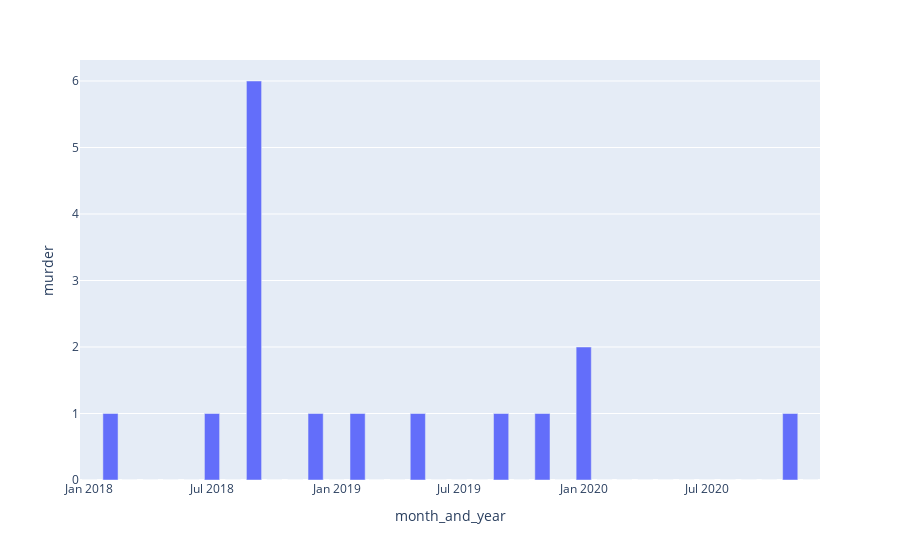

Source (notebook cell):
### Code cell
fig = px.bar(df_murder_mirra, x='month_and_year', y='murder')
fig.show()

### Figure 1 — Plotly figure (JSON) as saved in the notebook; plotly's stock layout.template omitted (floating-point values rounded to 4 significant figures)
{"data": [{"alignmentgroup": "True", "hovertemplate": "month_and_year=%{x}<br>murder=%{y}<extra></extra>", "legendgroup": "", "marker": {"color": "#636efa"}, "name": "", "offsetgroup": "", "orientation": "v", "showlegend": false, "textposition": "auto", "type": "bar", "x": ["2018-01-01T00:00:00", "2018-02-01T00:00:00", "2018-03-01T00:00:00", "2018-04-01T00:00:00", "2018-05-01T00:00:00", "2018-06-01T00:00:00", "2018-07-01T00:00:00", "2018-08-01T00:00:00", "2018-09-01T00:00:00", "2018-10-01T00:00:00", "2018-11-01T00:00:00", "2018-12-01T00:00:00", "2019-01-01T00:00:00", "2019-02-01T00:00:00", "2019-03-01T00:00:00", "2019-04-01T00:00:00", "2019-05-01T00:00:00", "2019-06-01T00:00:00", "2019-07-01T00:00:00", "2019-08-01T00:00:00", "2019-09-01T00:00:00", "2019-10-01T00:00:00", "2019-11-01T00:00:00", "2019-12-01T00:00:00", "2020-01-01T00:00:00", "2020-02-01T00:00:00", "2020-03-01T00:00:00", "2020-04-01T00:00:00", "2020-05-01T00:00:00", "2020-06-01T00:00:00", "2020-07-01T00:00:00", "2020-08-01T00:00:00", "2020-09-01T00:00:00", "2020-10-01T00:00:00", "2020-11-01T00:00:00", "2020-12-01T00:00:00"], "xaxis": "x", "y": [0, 1, 0, 0, 0, 0, 1, 0, 6, 0, 0, 1, 0, 1, 0, 0, 1, 0, 0, 0, 1, 0, 1, 0, 2, 0, 0, 0, 0, 0, 0, 0, 0, 0, 1, 0], "yaxis": "y"}], "layout": {"barmode": "relative", "legend": {"tracegroupgap": 0}, "margin": {"t": 60}, "xaxis": {"anchor": "y", "domain": [0, 1], "title": {"text": "month_and_year"}}, "yaxis": {"anchor": "x", "domain": [0, 1], "title": {"text": "murder"}}}}
